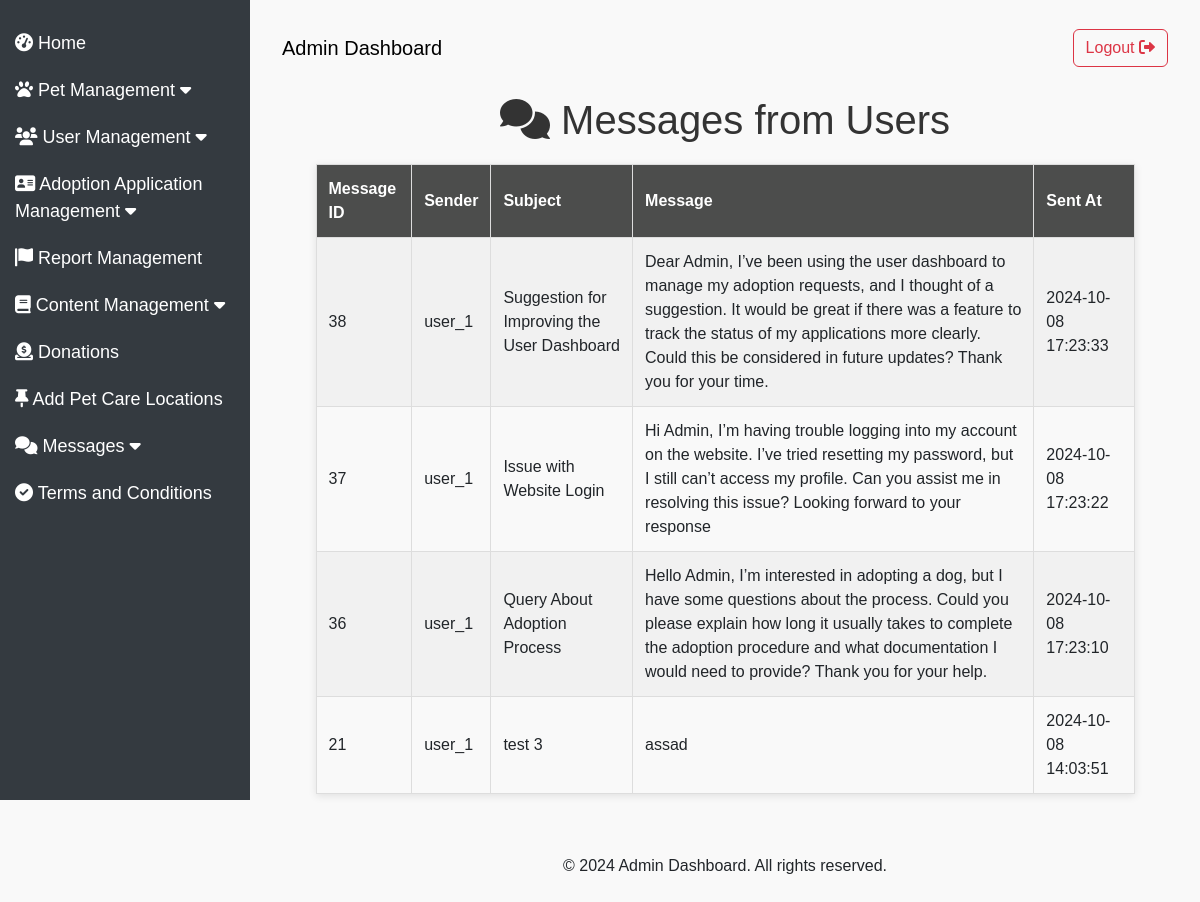
/Final/admin/admin_view_messages.php (signed in), run on the app's committed database.
### tables this page shows
CREATE TABLE `messages` (
  `MessageID` int(11) NOT NULL,
  `SenderUserID` int(11) DEFAULT NULL,
  `ReceiverAdminID` int(11) DEFAULT NULL,
  `ReceiverShelterID` int(11) DEFAULT NULL,
  `Subject` varchar(255) NOT NULL,
  `MessageContent` text NOT NULL,
  `SentAt` timestamp NOT NULL DEFAULT current_timestamp()
);

CREATE TABLE `users` (
  `UserID` int(11) NOT NULL,
  `Username` varchar(50) NOT NULL,
  `PasswordHash` varchar(255) NOT NULL,
  `Email` varchar(100) NOT NULL,
  `PhoneNumber` varchar(15) DEFAULT NULL,
  `Address` text DEFAULT NULL,
  `ProfilePicture` varchar(255) DEFAULT NULL,
  `CreatedAt` timestamp NOT NULL DEFAULT current_timestamp()
);

### Final/admin/admin_view_messages.php (the view, shortened to what this page needs)
<?php
include 'db.php';
include('partials/header_admin.php');
$sql = "SELECT m.MessageID, u.Username AS Sender, m.Subject, m.MessageContent, m.SentAt
        FROM messages m
        LEFT JOIN users u ON m.SenderUserID = u.UserID
        WHERE m.ReceiverAdminID IS NOT NULL
        ORDER BY m.SentAt DESC";
$stmt = $pdo->query($sql);
$messages = $stmt->fetchAll(PDO::FETCH_ASSOC);
?>
<!DOCTYPE html>
<html lang="en">
<head>
</head>
<body>
<h1><i class="fa fa-comments" aria-hidden="true"></i> Messages from Users</h1>
<table border="1">
    <tr>
        <th>Message ID</th>
        <th>Sender</th>
        <th>Subject</th>
        <th>Message</th>
        <th>Sent At</th>
    </tr>
    <?php foreach ($messages as $message): ?>
        <tr>
            <td><?php echo htmlspecialchars($message['MessageID']); ?></td>
            <td><?php echo htmlspecialchars($message['Sender']); ?></td>
            <td><?php echo htmlspecialchars($message['Subject']); ?></td>
            <td><?php echo htmlspecialchars($message['MessageContent']); ?></td>
            <td><?php echo htmlspecialchars($message['SentAt']); ?></td>
        </tr>
    <?php endforeach; ?>
</table>
<?php include('partials/footer_admin.php'); ?>
</body>
</html>

### Final/admin/partials/header_admin.php (style rules this page uses)
body { display: flex; min-height: 100vh; flex-direction: column; }

### Final/admin/admin_view_messages.php (style rules this page uses)
body { font-family: Arial, sans-serif; background-color: #f9f9f9; margin: 0; padding: 0; }
h1 { text-align: center; color: #333; margin-top: 20px; }
table { width: 90%; margin: 20px auto; border-collapse: collapse; background-color: #fff; border: 1px solid #ddd; box-shadow: 0 2px 8px rgba(0, 0, 0, 0.1); }
table th, table td { padding: 12px; border: 1px solid #ddd; text-align: left; }
table th { background-color: #4C4D4C; color: white; font-weight: bold; }
table td { background-color: #f9f9f9; }
table tr:nth-child(even) td { background-color: #f1f1f1; }

### data on the page
messages: MessageID "38", SenderUserID.Username "user_1", Subject "Suggestion for Improving the User Dashboard", MessageContent "Dear Admin, I’ve been using the user dashboard to manage my adoption requests, and I thought of a suggestion. It would be great if there was a feature to track the status of my applications more clearly. Could this be considered in future updates? Thank you for your time.", SentAt "2024-10-08 17:23:33"
messages: MessageID "37", SenderUserID.Username "user_1", Subject "Issue with Website Login", MessageContent "Hi Admin, I’m having trouble logging into my account on the website. I’ve tried resetting my password, but I still can’t access my profile. Can you assist me in resolving this issue? Looking forward to your response", SentAt "2024-10-08 17:23:22"
messages: MessageID "36", SenderUserID.Username "user_1", Subject "Query About Adoption Process", MessageContent "Hello Admin, I’m interested in adopting a dog, but I have some questions about the process. Could you please explain how long it usually takes to complete the adoption procedure and what documentation I would need to provide? Thank you for your help.", SentAt "2024-10-08 17:23:10"
messages: MessageID "21", SenderUserID.Username "user_1", Subject "test 3", MessageContent "assad", SentAt "2024-10-08 14:03:51"
